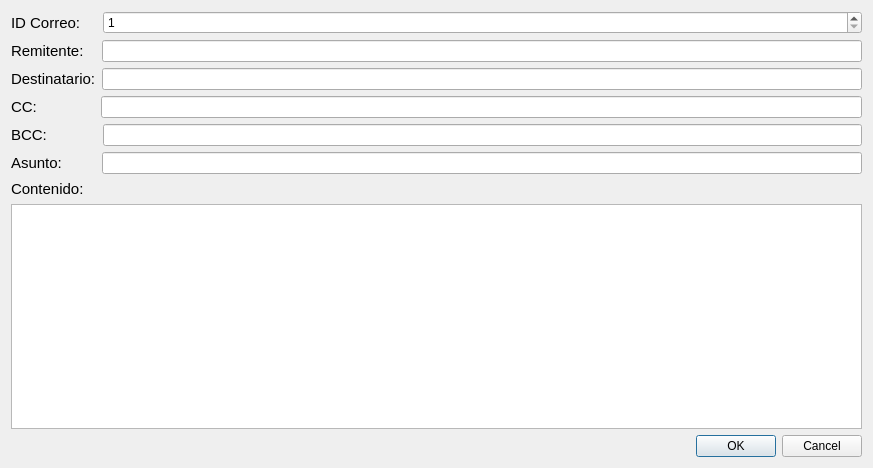
<?xml version="1.0" encoding="UTF-8"?>
<ui version="4.0">
 <class>NewMailWritter</class>
 <widget class="QDialog" name="NewMailWritter">
  <property name="geometry">
   <rect>
    <x>0</x>
    <y>0</y>
    <width>873</width>
    <height>468</height>
   </rect>
  </property>
  <property name="windowTitle">
   <string>Dialog</string>
  </property>
  <layout class="QVBoxLayout" name="verticalLayout_2">
   <item>
    <layout class="QVBoxLayout" name="verticalLayout">
     <item>
      <layout class="QFormLayout" name="formLayout">
       <item row="0" column="0">
        <widget class="QLabel" name="ID_Correo">
         <property name="font">
          <font>
           <family>Arial</family>
           <pointsize>11</pointsize>
          </font>
         </property>
         <property name="text">
          <string>ID Correo:    </string>
         </property>
        </widget>
       </item>
       <item row="0" column="1">
        <widget class="QSpinBox" name="IDCorreo">
         <property name="font">
          <font>
           <stylestrategy>PreferDefault</stylestrategy>
          </font>
         </property>
         <property name="minimum">
          <number>1</number>
         </property>
         <property name="maximum">
          <number>100000</number>
         </property>
        </widget>
       </item>
      </layout>
     </item>
     <item>
      <layout class="QFormLayout" name="formLayout_2">
       <item row="0" column="0">
        <widget class="QLabel" name="Remitente">
         <property name="font">
          <font>
           <family>Arial</family>
           <pointsize>11</pointsize>
          </font>
         </property>
         <property name="text">
          <string>Remitente:   </string>
         </property>
        </widget>
       </item>
       <item row="0" column="1">
        <widget class="QLineEdit" name="lineEdit_2"/>
       </item>
      </layout>
     </item>
     <item>
      <layout class="QFormLayout" name="formLayout_3">
       <item row="0" column="0">
        <widget class="QLabel" name="Destinatario">
         <property name="font">
          <font>
           <family>Arial</family>
           <pointsize>11</pointsize>
          </font>
         </property>
         <property name="text">
          <string>Destinatario:</string>
         </property>
        </widget>
       </item>
       <item row="0" column="1">
        <widget class="QLineEdit" name="lineEdit_3"/>
       </item>
      </layout>
     </item>
     <item>
      <layout class="QFormLayout" name="formLayout_4">
       <item row="0" column="0">
        <widget class="QLabel" name="CC">
         <property name="font">
          <font>
           <family>Arial</family>
           <pointsize>11</pointsize>
          </font>
         </property>
         <property name="text">
          <string>CC:              </string>
         </property>
        </widget>
       </item>
       <item row="0" column="1">
        <widget class="QLineEdit" name="lineEdit_4"/>
       </item>
      </layout>
     </item>
     <item>
      <layout class="QFormLayout" name="formLayout_5">
       <item row="0" column="0">
        <widget class="QLabel" name="BCC">
         <property name="font">
          <font>
           <family>Arial</family>
           <pointsize>11</pointsize>
          </font>
         </property>
         <property name="text">
          <string>BCC:            </string>
         </property>
        </widget>
       </item>
       <item row="0" column="1">
        <widget class="QLineEdit" name="lineEdit_5"/>
       </item>
      </layout>
     </item>
     <item>
      <layout class="QFormLayout" name="formLayout_6">
       <item row="0" column="0">
        <widget class="QLabel" name="Asunto">
         <property name="font">
          <font>
           <family>Arial</family>
           <pointsize>11</pointsize>
          </font>
         </property>
         <property name="text">
          <string>Asunto:        </string>
         </property>
        </widget>
       </item>
       <item row="0" column="1">
        <widget class="QLineEdit" name="lineEdit_6"/>
       </item>
      </layout>
     </item>
     <item>
      <widget class="QLabel" name="Contenido">
       <property name="font">
        <font>
         <family>Arial</family>
         <pointsize>11</pointsize>
        </font>
       </property>
       <property name="text">
        <string>Contenido:</string>
       </property>
      </widget>
     </item>
     <item>
      <widget class="QPlainTextEdit" name="plainTextEdit"/>
     </item>
    </layout>
   </item>
   <item>
    <widget class="QDialogButtonBox" name="buttonBox">
     <property name="standardButtons">
      <set>QDialogButtonBox::Cancel|QDialogButtonBox::Ok</set>
     </property>
    </widget>
   </item>
  </layout>
 </widget>
 <tabstops>
  <tabstop>lineEdit_2</tabstop>
  <tabstop>lineEdit_3</tabstop>
  <tabstop>lineEdit_4</tabstop>
  <tabstop>plainTextEdit</tabstop>
 </tabstops>
 <resources/>
 <connections/>
</ui>
